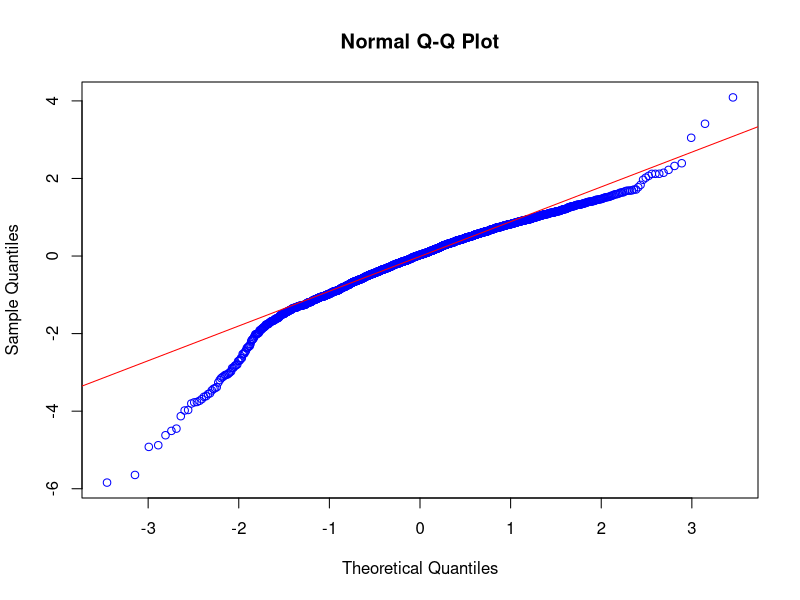
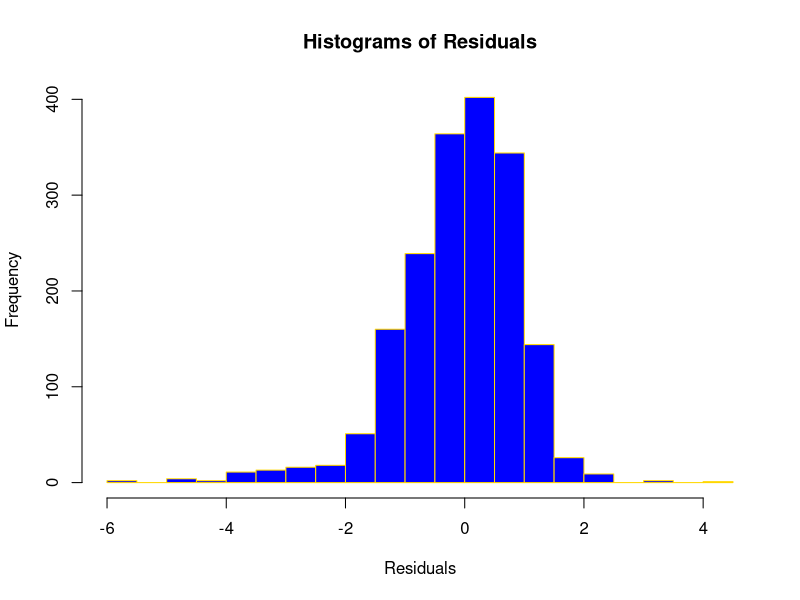
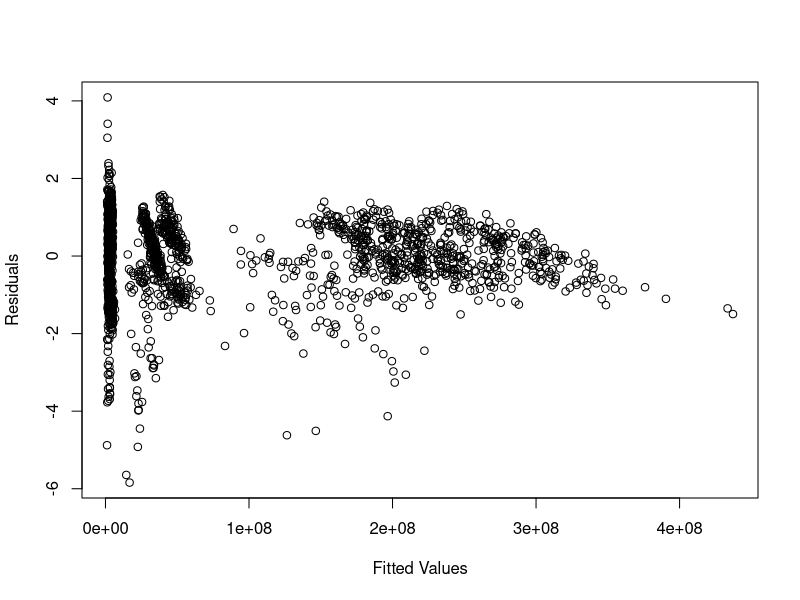
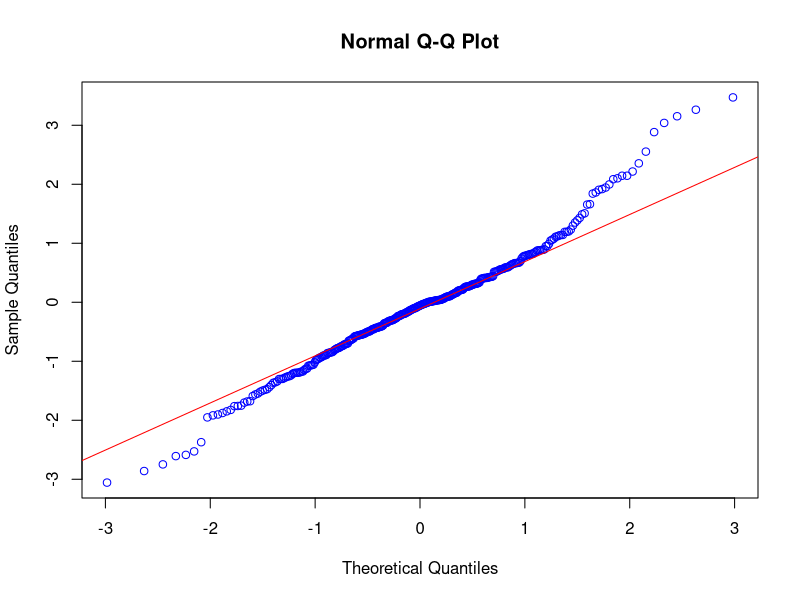
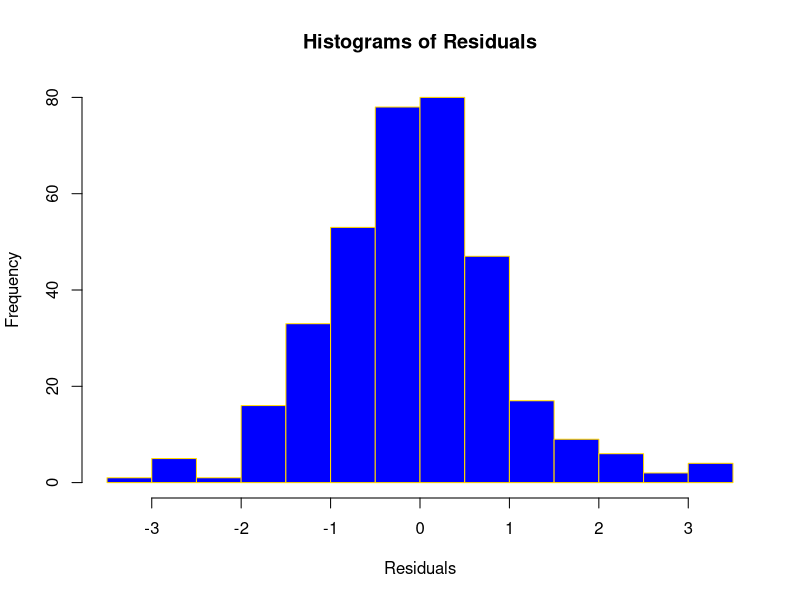
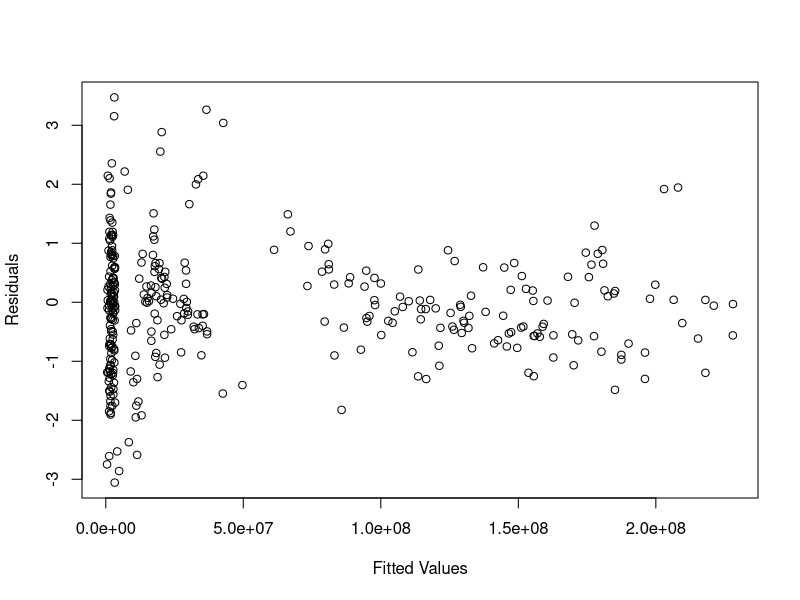
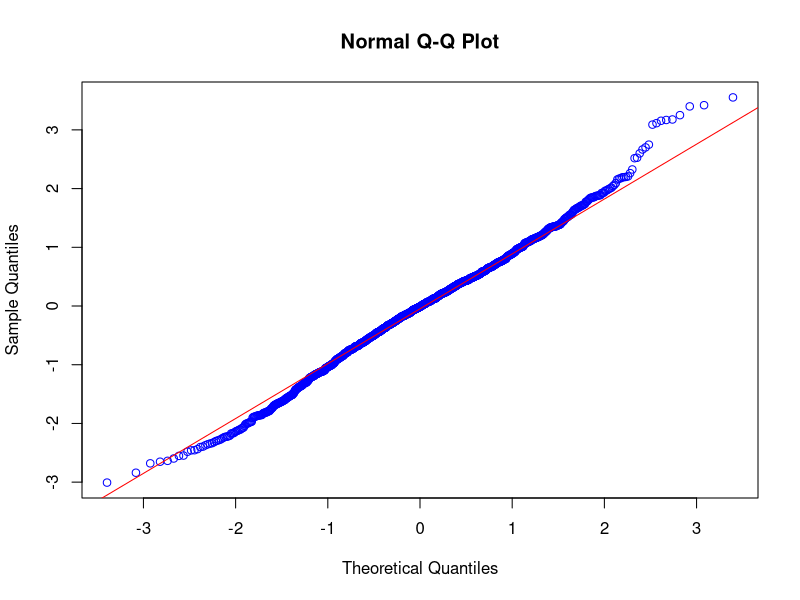
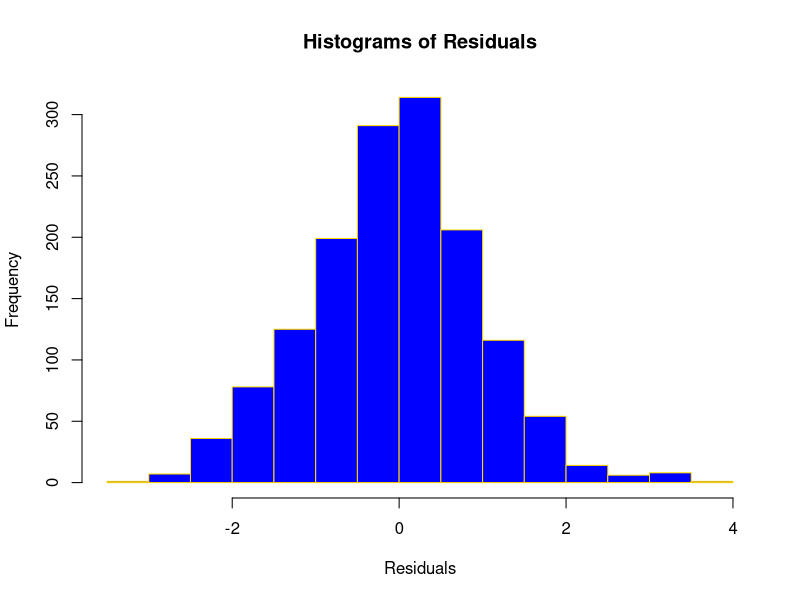

Recreate these plots in R, in order.
library(MASS)
library(tidyverse)
library(ggplot2)
library(lmtest)
setwd('~/Desktop/ISYE6414/public-transport-forecast')

transport <- read.table('./data/final_transportation.csv',
                        sep = ',',
                        header = TRUE)[,-1]
transport$Mode <- as.factor(transport$Mode)
transport$Season <- as.factor(transport$Season)
transport$Date <- as.Date(transport$Date)
transport$Month <- as.factor(months(transport$Date))

transport.3yr <- transport[transport$Date > '2019-12-31',]
transport.15yr <- transport[transport$Date <= '2019-12-31',]

#Negative Binomial
neg.bin <- glm.nb(UPT ~.-pubRate - Date - population - Month,
                      data = transport, link = log,
                      init.theta = 5)
neg.bin.3yr <- glm.nb(UPT ~.-pubRate - Date - population - Month,
                        data = transport.3yr, link = log,
                        init.theta = 5)
neg.bin.15yr <- glm.nb(UPT ~.-pubRate - Date - population - Month,
                            data = transport.15yr, link = log,
                            init.theta = 5)
summary(neg.bin)
summary(neg.bin.3yr)
summary(neg.bin.15yr)

#GOF
## Deviance Residuals
devi.std.full <- deviance(neg.bin)
devi.std.p.full <- 1 - pchisq(devi.std.full, 1790)
round(c(devi.std.full, devi.std.p.full), 2)
devi.std.3yr <- deviance(neg.bin.3yr)
devi.std.p.3yr <- 1 - pchisq(devi.std.3yr, 336)
round(c(devi.std.3yr, devi.std.p.3yr), 2)
devi.std.15yr <- deviance(neg.bin.15yr)
devi.std.p.15yr <- 1 - pchisq(devi.std.15yr, 1440)
round(c(devi.std.15yr, devi.std.p.15yr), 2)
## Pearson Residuals
pears.full <- residuals(neg.bin, type = 'pearson')
pearson.full <- sum(pears.full^2)
pears.p.full <- 1 - pchisq(pearson.full, 1790)
round(c(pearson.full, pears.p.full), 2)
pears.3yr <- residuals(neg.bin.3yr, type = 'pearson')
pearson.3yr <- sum(pears.3yr^2)
pears.p.3yr <- 1 - pchisq(pearson.3yr, 336)
round(c(pearson.3yr, pears.p.3yr), 2)
pears.15yr <- residuals(neg.bin.15yr, type = 'pearson')
pearson.15yr <- sum(pears.15yr^2)
pears.p.15yr <- 1 - pchisq(pearson.15yr, 1440)
round(c(pearson.15yr, pears.p.15yr), 2)

#Outliers
dev.resid.full <- residuals(neg.bin, type = 'deviance')
outliers.full<- which(abs(dev.resid.full)>qnorm(0.99995))
length(outliers.full)
dev.resid.3yr <- residuals(neg.bin.3yr, type = 'deviance')
outliers.3yr<- which(abs(dev.resid.3yr)>qnorm(0.99995))
length(outliers.3yr)
dev.resid.15yr <- residuals(neg.bin.15yr, type = 'deviance')
outliers.15yr<- which(abs(dev.resid.15yr)>qnorm(0.99995))
length(outliers.15yr)

#Overdispersion
overdispersion.full <- pearson.full / neg.bin$df.residual
overdispersion.3yr <- pears.3yr / neg.bin.3yr$df.residual
overdispersion.15yr <- pears.15yr / neg.bin.15yr$df.residual
  
# GOF 2.0
with(neg.bin, cbind(res.deviance = deviance, df = df.residual, p = 1 - pchisq(deviance, df.residual)))
with(neg.bin.3yr, cbind(res.deviance = deviance, df = df.residual, p = 1 - pchisq(deviance, df.residual)))
with(neg.bin.15yr, cbind(res.deviance = deviance, df = df.residual, p = 1 - pchisq(deviance, df.residual)))

#Plots
qqnorm(residuals(neg.bin), col = 'blue')
qqline(residuals(neg.bin), col = 'red')
hist(residuals(neg.bin), nclass = 20, col = 'blue', border = 'gold', main = 'Histograms of Residuals', xlab = 'Residuals')
plot(neg.bin$fitted.values, residuals(neg.bin), xlab = 'Fitted Values', ylab = "Residuals")
dwtest(neg.bin, alternative = "two.sided")


qqnorm(residuals(neg.bin.3yr), col = 'blue')
qqline(residuals(neg.bin.3yr), col = 'red')
hist(residuals(neg.bin.3yr), nclass = 20, col = 'blue', border = 'gold', main = 'Histograms of Residuals', xlab = 'Residuals')
plot(neg.bin.3yr$fitted.values, residuals(neg.bin.3yr), xlab = 'Fitted Values', ylab = "Residuals")
dwtest(neg.bin.3yr, alternative = "two.sided")

qqnorm(residuals(neg.bin.15yr), col = 'blue')
qqline(residuals(neg.bin.15yr), col = 'red')
hist(residuals(neg.bin.15yr), nclass = 20, col = 'blue', border = 'gold', main = 'Histograms of Residuals', xlab = 'Residuals')
plot(neg.bin.15yr$fitted.values, residuals(neg.bin.15yr), xlab = 'Fitted Values', ylab = "Residuals")
dwtest(neg.bin.15yr, alternative = "two.sided")
